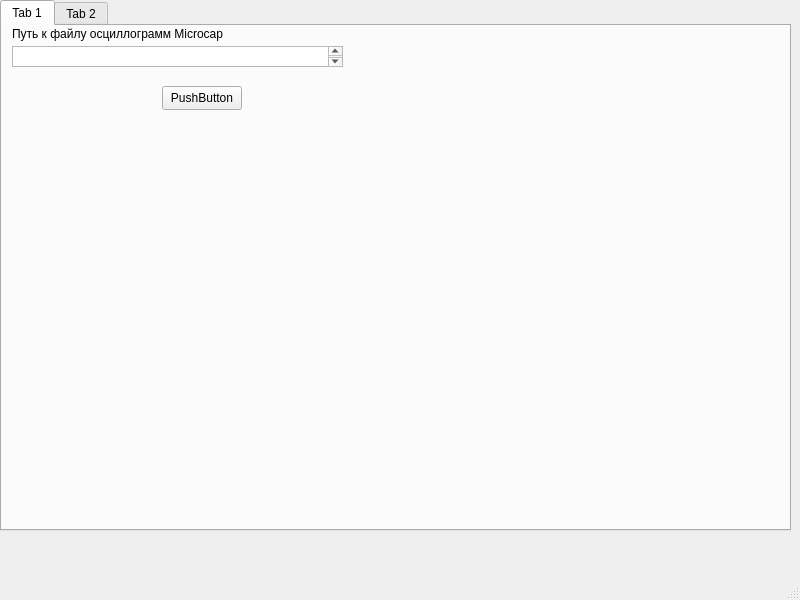
<?xml version="1.0" encoding="UTF-8"?>
<ui version="4.0">
 <class>MainWindow</class>
 <widget class="QMainWindow" name="MainWindow">
  <property name="geometry">
   <rect>
    <x>0</x>
    <y>0</y>
    <width>800</width>
    <height>600</height>
   </rect>
  </property>
  <property name="windowTitle">
   <string>MainWindow</string>
  </property>
  <widget class="QWidget" name="centralwidget">
   <widget class="QTabWidget" name="tabWidget">
    <property name="geometry">
     <rect>
      <x>0</x>
      <y>0</y>
      <width>791</width>
      <height>531</height>
     </rect>
    </property>
    <widget class="QWidget" name="tab">
     <attribute name="title">
      <string>Tab 1</string>
     </attribute>
     <widget class="QPushButton" name="pushButton">
      <property name="geometry">
       <rect>
        <x>160</x>
        <y>60</y>
        <width>80</width>
        <height>24</height>
       </rect>
      </property>
      <property name="text">
       <string>PushButton</string>
      </property>
     </widget>
     <widget class="QLabel" name="label">
      <property name="geometry">
       <rect>
        <x>10</x>
        <y>0</y>
        <width>221</width>
        <height>16</height>
       </rect>
      </property>
      <property name="text">
       <string>Путь к файлу осциллограмм Microcap</string>
      </property>
     </widget>
     <widget class="QPlainTextEdit" name="plainTextEdit">
      <property name="geometry">
       <rect>
        <x>10</x>
        <y>20</y>
        <width>331</width>
        <height>21</height>
       </rect>
      </property>
     </widget>
    </widget>
    <widget class="QWidget" name="tab_2">
     <attribute name="title">
      <string>Tab 2</string>
     </attribute>
    </widget>
   </widget>
  </widget>
  <widget class="QMenuBar" name="menubar">
   <property name="geometry">
    <rect>
     <x>0</x>
     <y>0</y>
     <width>800</width>
     <height>21</height>
    </rect>
   </property>
  </widget>
  <widget class="QStatusBar" name="statusbar"/>
 </widget>
 <resources/>
 <connections/>
</ui>
